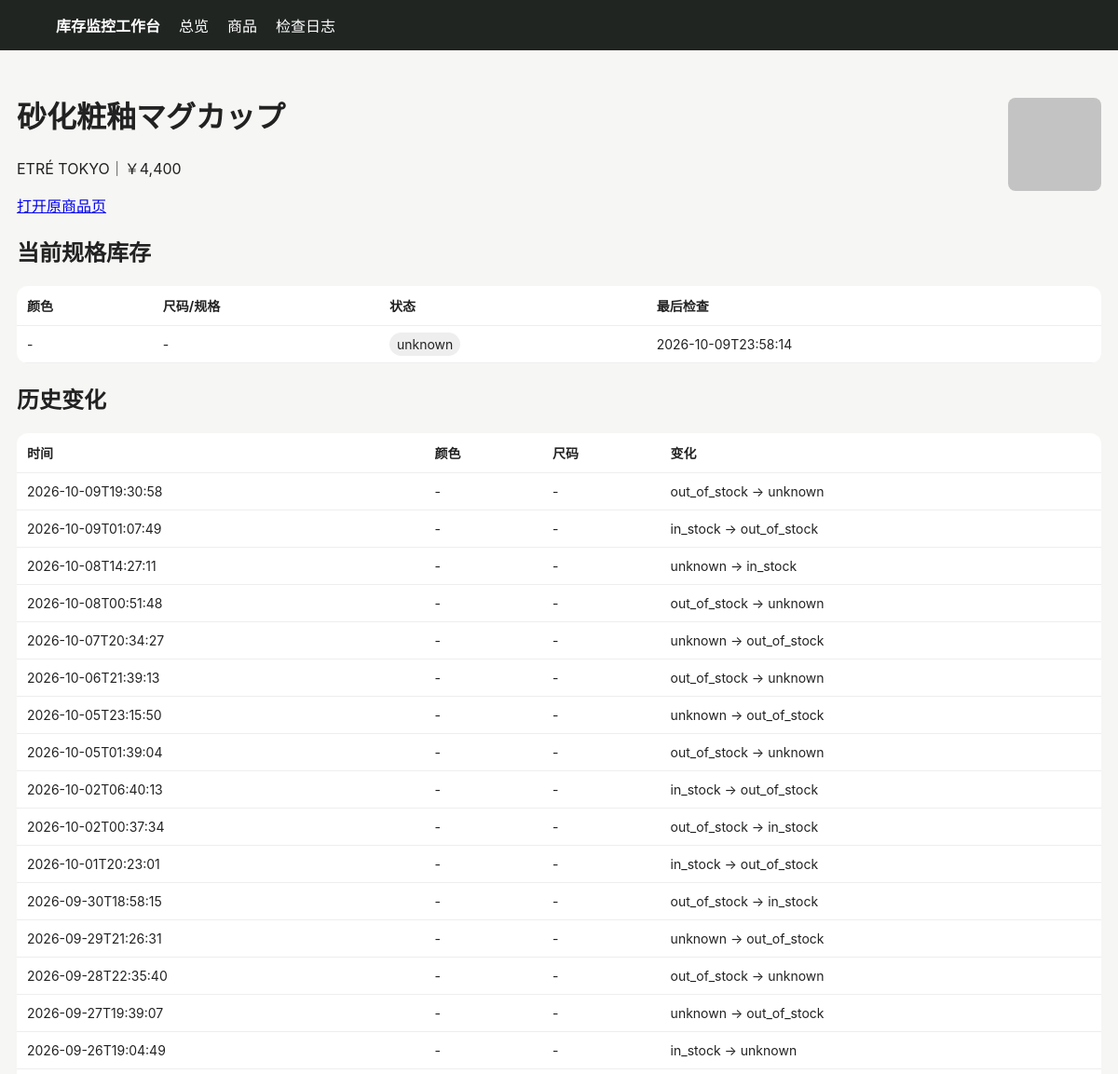
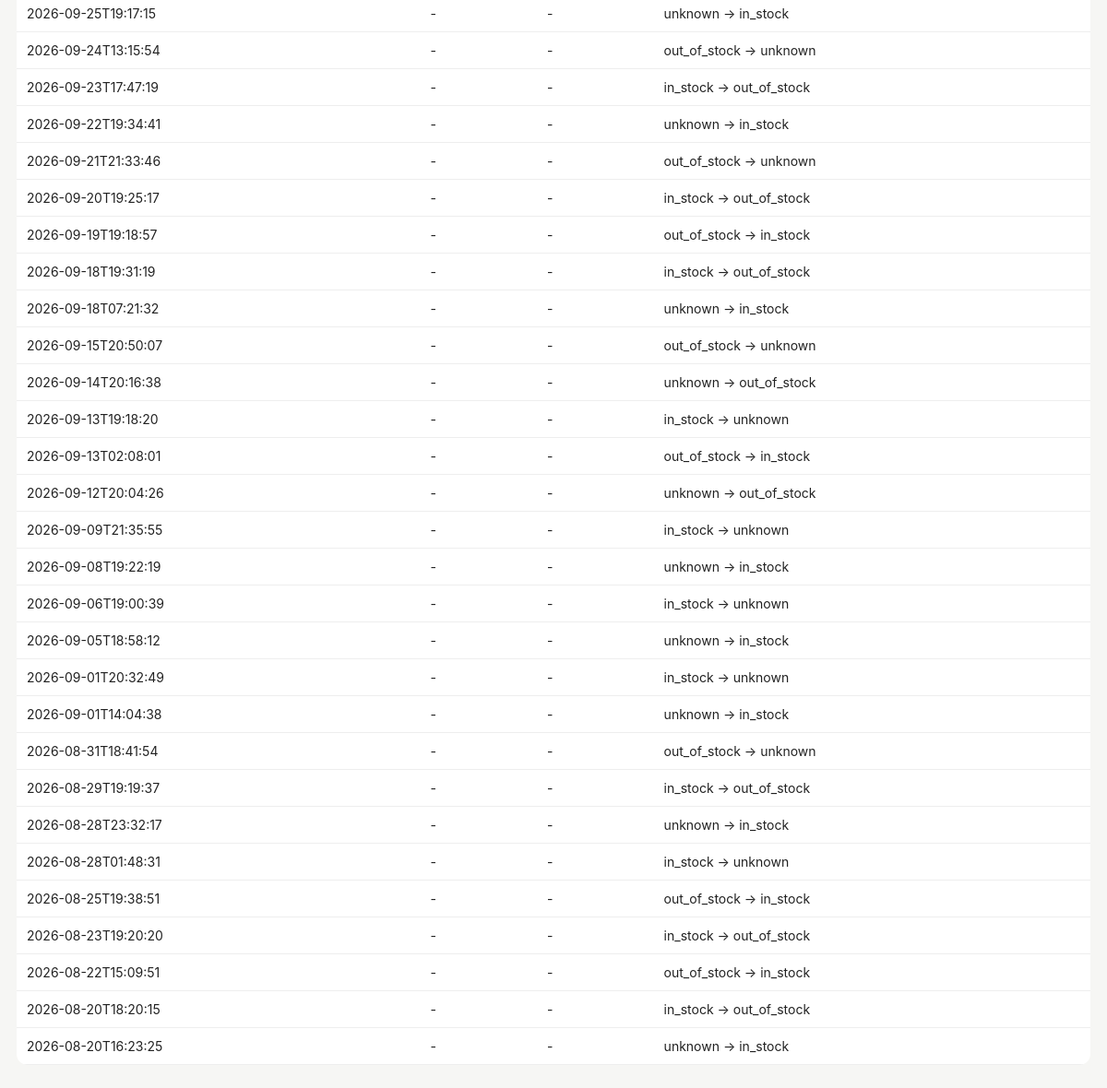
The app's page /product/530 with its own data (2 pictures, top to bottom).
### tables this page shows
CREATE TABLE products (
 id INTEGER PRIMARY KEY AUTOINCREMENT,
 site TEXT NOT NULL,
 url TEXT NOT NULL UNIQUE,
 name TEXT NOT NULL,
 price TEXT,
 image_url TEXT,
 first_seen TEXT NOT NULL,
 last_seen TEXT NOT NULL
);

CREATE TABLE variants (
 id INTEGER PRIMARY KEY AUTOINCREMENT,
 product_id INTEGER NOT NULL,
 color TEXT NOT NULL DEFAULT '',
 size TEXT NOT NULL DEFAULT '',
 status TEXT NOT NULL,
 last_checked TEXT NOT NULL,
 UNIQUE(product_id, color, size)
);

CREATE TABLE changes (
 id INTEGER PRIMARY KEY AUTOINCREMENT,
 product_id INTEGER NOT NULL,
 color TEXT NOT NULL DEFAULT '',
 size TEXT NOT NULL DEFAULT '',
 old_status TEXT NOT NULL,
 new_status TEXT NOT NULL,
 detected_at TEXT NOT NULL
);

### app/main.py (the view)
@app.get("/product/{pid}")
def product(request: Request, pid: int):
    with conn() as c:
        p=c.execute("SELECT * FROM products WHERE id=?",(pid,)).fetchone()
        vs=c.execute("SELECT * FROM variants WHERE product_id=? ORDER BY color,size",(pid,)).fetchall()
        cs=c.execute("SELECT * FROM changes WHERE product_id=? ORDER BY detected_at DESC",(pid,)).fetchall()
    return templates.TemplateResponse("product.html", {"request":request,"p":p,"variants":vs,"changes":cs})

### app/templates/product.html
{% extends "base.html" %}{% block content %}<div class="top"><div><h1>{{p.name}}</h1><p>{{p.site}}｜{{p.price}}</p><a href="{{p.url}}" target="_blank">打开原商品页</a></div>{% if p.image_url %}<img class="thumb" style="width:100px;height:100px" src="{{p.image_url}}">{% endif %}</div>
<h2>当前规格库存</h2><table><tr><th>颜色</th><th>尺码/规格</th><th>状态</th><th>最后检查</th></tr>{% for v in variants %}<tr><td>{{v.color or "-"}}</td><td>{{v.size or "-"}}</td><td><span class="badge {{v.status}}">{{v.status}}</span></td><td>{{v.last_checked}}</td></tr>{% endfor %}</table>
<h2>历史变化</h2><table><tr><th>时间</th><th>颜色</th><th>尺码</th><th>变化</th></tr>{% for c in changes %}<tr><td>{{c.detected_at}}</td><td>{{c.color or "-"}}</td><td>{{c.size or "-"}}</td><td>{{c.old_status}} → {{c.new_status}}</td></tr>{% endfor %}</table>{% endblock %}

### app/templates/base.html (style rules this page uses)
body { font-family:-apple-system,BlinkMacSystemFont,"Segoe UI",sans-serif;background:#f6f6f4;color:#222;margin:0 }
table { width:100%;border-collapse:collapse;background:#fff;border-radius:12px;overflow:hidden }
th,td { padding:11px;border-bottom:1px solid #eee;text-align:left;font-size:14px }
.badge { padding:4px 8px;border-radius:999px;background:#eee }
.unknown { background:#eee }
img.thumb { width:52px;height:52px;object-fit:cover;border-radius:8px }
.top { display:flex;justify-content:space-between;align-items:center;margin-bottom:18px }

### records on screen
products: name "砂化粧釉マグカップ", site "ETRÉ TOKYO", price "￥4,400", image_url (picture)
variants: color "-", size "-", status "unknown", last_checked "2026-10-09T23:58:14"
changes: detected_at "2026-10-09T01:07:49", color "-", size "-", old_status "in_stock", new_status "out_of_stock", detected_at "2026-10-02T06:40:13", detected_at "2026-10-02T00:37:34", old_status "out_of_stock", new_status "in_stock", detected_at "2026-10-01T20:23:01", detected_at "2026-09-30T18:58:15", detected_at "2026-08-20T18:20:15"
changes: detected_at "2026-10-08T14:27:11", color "-", size "-", old_status "unknown", new_status "in_stock", detected_at "2026-08-20T16:23:25"
changes: detected_at "2026-09-27T19:39:07", color "-", size "-", old_status "unknown", new_status "out_of_stock"
changes: detected_at "2026-09-26T19:04:49", color "-", size "-", old_status "in_stock", new_status "unknown"
changes: detected_at "2026-09-25T19:17:15", color "-", size "-", old_status "unknown", new_status "in_stock"
changes: detected_at "2026-09-24T13:15:54", color "-", size "-", old_status "out_of_stock", new_status "unknown"
changes: detected_at "2026-09-23T17:47:19", color "-", size "-", old_status "in_stock", new_status "out_of_stock"
changes: detected_at "2026-09-22T19:34:41", color "-", size "-", old_status "unknown", new_status "in_stock"
changes: detected_at "2026-09-21T21:33:46", color "-", size "-", old_status "out_of_stock", new_status "unknown"
changes: detected_at "2026-09-20T19:25:17", color "-", size "-", old_status "in_stock", new_status "out_of_stock"
changes: detected_at "2026-09-19T19:18:57", color "-", size "-", old_status "out_of_stock", new_status "in_stock"
changes: detected_at "2026-09-18T19:31:19", color "-", size "-", old_status "in_stock", new_status "out_of_stock"
changes: detected_at "2026-09-18T07:21:32", color "-", size "-", old_status "unknown", new_status "in_stock"
changes: detected_at "2026-09-15T20:50:07", color "-", size "-", old_status "out_of_stock", new_status "unknown"
changes: detected_at "2026-09-14T20:16:38", color "-", size "-", old_status "unknown", new_status "out_of_stock"
changes: detected_at "2026-09-13T19:18:20", color "-", size "-", old_status "in_stock", new_status "unknown"
changes: detected_at "2026-09-13T02:08:01", color "-", size "-", old_status "out_of_stock", new_status "in_stock"
changes: detected_at "2026-09-12T20:04:26", color "-", size "-", old_status "unknown", new_status "out_of_stock"
changes: detected_at "2026-09-09T21:35:55", color "-", size "-", old_status "in_stock", new_status "unknown"
changes: detected_at "2026-09-08T19:22:19", color "-", size "-", old_status "unknown", new_status "in_stock"
changes: detected_at "2026-09-06T19:00:39", color "-", size "-", old_status "in_stock", new_status "unknown"
changes: detected_at "2026-09-05T18:58:12", color "-", size "-", old_status "unknown", new_status "in_stock"
changes: detected_at "2026-09-01T20:32:49", color "-", size "-", old_status "in_stock", new_status "unknown"
changes: detected_at "2026-09-01T14:04:38", color "-", size "-", old_status "unknown", new_status "in_stock"
changes: detected_at "2026-08-31T18:41:54", color "-", size "-", old_status "out_of_stock", new_status "unknown"
changes: detected_at "2026-08-29T19:19:37", color "-", size "-", old_status "in_stock", new_status "out_of_stock"
changes: detected_at "2026-08-28T23:32:17", color "-", size "-", old_status "unknown", new_status "in_stock"
changes: detected_at "2026-08-28T01:48:31", color "-", size "-", old_status "in_stock", new_status "unknown"
changes: detected_at "2026-08-25T19:38:51", color "-", size "-", old_status "out_of_stock", new_status "in_stock"
changes: detected_at "2026-08-23T19:20:20", color "-", size "-", old_status "in_stock", new_status "out_of_stock"
changes: detected_at "2026-08-22T15:09:51", color "-", size "-", old_status "out_of_stock", new_status "in_stock"

### other values on screen
{{ c.detected_at }} "2026-10-09T19:30:58" "2026-10-08T00:51:48" "2026-10-07T20:34:27" "2026-10-06T21:39:13" "2026-10-05T23:15:50" "2026-10-05T01:39:04" "2026-09-29T21:26:31" "2026-09-28T22:35:40"
{{ c.color or "-" }} "-" "-" "-" "-" "-" "-" "-" "-"
{{ c.size or "-" }} "-" "-" "-" "-" "-" "-" "-" "-"
{{ c.old_status }} "out_of_stock" "out_of_stock" "unknown" "out_of_stock" "unknown" "out_of_stock" "unknown" "out_of_stock"
{{ c.new_status }} "unknown" "unknown" "out_of_stock" "unknown" "out_of_stock" "unknown" "out_of_stock" "unknown"
